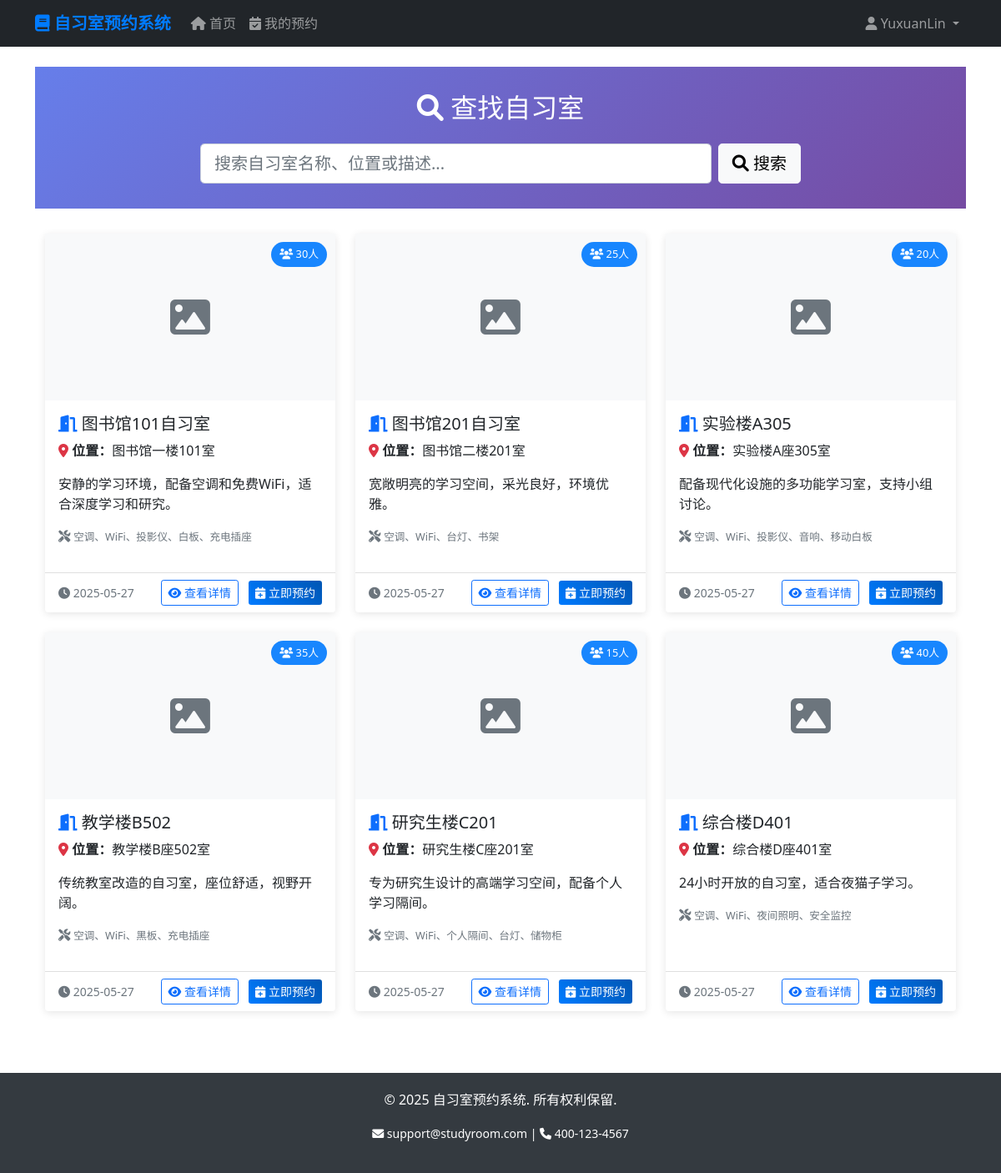
Screenshot of / (signed in) with the database file from the repository.
### accounts/models.py (models this page shows, shortened)
class User(AbstractUser):
    USER_TYPE_CHOICES = [
        ('student', '学生'),
        ('teacher', '教师'),
        ('admin', '管理员'),
    ]
    user_type = models.CharField(
        max_length=10,
        choices=USER_TYPE_CHOICES,
        default='student',
        verbose_name='用户类型'
    )
    phone = models.CharField(
        max_length=11,
        blank=True,
        null=True,
        verbose_name='手机号'
    )
    student_id = models.CharField(
        max_length=20,
        blank=True,
        null=True,
        verbose_name='学号/工号'
    )
    avatar = models.ImageField(
        upload_to='avatars/',
        blank=True,
        null=True,
        verbose_name='头像'
    )
    created_at = models.DateTimeField(auto_now_add=True, verbose_name='创建时间')
    updated_at = models.DateTimeField(auto_now=True, verbose_name='更新时间')
    class Meta:
        verbose_name = '用户'
        verbose_name_plural = '用户'

### rooms/models.py (models this page shows, shortened)
class StudyRoom(models.Model):
    name = models.CharField(max_length=100, verbose_name='自习室名称')
    description = models.TextField(blank=True, verbose_name='描述')
    capacity = models.PositiveIntegerField(verbose_name='容量')
    location = models.CharField(max_length=200, verbose_name='位置')
    equipment = models.TextField(blank=True, verbose_name='设备')
    image = models.ImageField(
        upload_to='room_images/',
        blank=True,
        null=True,
        verbose_name='图片'
    )
    is_active = models.BooleanField(default=True, verbose_name='是否启用')
    created_at = models.DateTimeField(auto_now_add=True, verbose_name='创建时间')
    updated_at = models.DateTimeField(auto_now=True, verbose_name='更新时间')
    class Meta:
        verbose_name = '自习室'
        verbose_name_plural = '自习室'
        ordering = ['name']

### rooms/views.py (the view)
# urls.py: path('', views.RoomListView.as_view(), name='room_list'),
class RoomListView(LoginRequiredMixin, ListView):
    model = StudyRoom
    template_name = 'rooms/room_list.html'
    context_object_name = 'rooms'
    paginate_by = 12
    def get_queryset(self):
        queryset = StudyRoom.objects.filter(is_active=True)
        search = self.request.GET.get('search')
        if search:
            queryset = queryset.filter(
                Q(name__icontains=search) |
                Q(location__icontains=search) |
                Q(description__icontains=search)
            )
        return queryset.order_by('name')
    def get_context_data(self, **kwargs):
        context = super().get_context_data(**kwargs)
        context['search'] = self.request.GET.get('search', '')
        return context

### templates/rooms/room_list.html (shortened to what this page needs)
{% extends 'base.html' %}
{% block content %}
<div class="search-box text-white">
    <div class="container">
        <div class="row justify-content-center">
            <div class="col-md-8">
                <h2 class="text-center mb-4">
                    <i class="fas fa-search"></i> 查找自习室
                </h2>                <form method="get" class="d-flex">
                    <input type="text"
                           class="form-control form-control-lg me-2"
                           name="search"
                           placeholder="搜索自习室名称、位置或描述..."
                           value="{{ search }}">
                    <button type="submit" class="btn btn-light btn-lg text-nowrap">
                        <i class="fas fa-search"></i> 搜索
                    </button>
                </form>
            </div>
        </div>
    </div>
</div>
<div class="container">
    <div class="row">
        {% for room in rooms %}
        <div class="col-lg-4 col-md-6 mb-4">
            <div class="card room-card h-100">
                <div class="position-relative">
                    {% if room.image %}
                    <img src="{{ room.image.url }}" class="room-image" alt="{{ room.name }}">
                    {% else %}
                    <div class="room-image bg-light d-flex align-items-center justify-content-center">
                        <i class="fas fa-image fa-3x text-muted"></i>
                    </div>
                    {% endif %}
                    <span class="capacity-badge">
                        <i class="fas fa-users"></i> {{ room.capacity }}人
                    </span>
                </div>
                <div class="card-body">
                    <h5 class="card-title">
                        <i class="fas fa-door-open text-primary"></i> {{ room.name }}
                    </h5>
                    <p class="card-text">
                        <i class="fas fa-map-marker-alt text-danger"></i>
                        <strong>位置：</strong>{{ room.location }}
                    </p>
                    {% if room.description %}
                    <p class="card-text">{{ room.description|truncatewords:15 }}</p>
                    {% endif %}
                    {% if room.equipment %}
                    <div class="room-features mb-3">
                        <i class="fas fa-tools"></i>
                        <small>{{ room.equipment|truncatewords:8 }}</small>
                    </div>
                    {% endif %}
                </div>
                <div class="card-footer bg-transparent">
                    <div class="d-flex justify-content-between align-items-center">
                        <span class="text-muted small">
                            <i class="fas fa-clock"></i>
                            {{ room.created_at|date:"Y-m-d" }}
                        </span>
                        <div>
                            <a href="{% url 'rooms:room_detail' room.pk %}"
                               class="btn btn-outline-primary btn-sm me-2">
                                <i class="fas fa-eye"></i> 查看详情
                            </a>
                            <a href="{% url 'bookings:booking_create' room.pk %}"
                               class="btn btn-primary btn-sm">
                                <i class="fas fa-calendar-plus"></i> 立即预约
                            </a>
                        </div>
                    </div>
                </div>
            </div>
        </div>
        {% endfor %}
    </div>
</div>
{% endblock %}

### templates/base.html (shortened to what this page needs)
<!DOCTYPE html>
<html lang="zh-cn">
<head>
    <link href="https://cdn.jsdelivr.net/npm/bootstrap@5.1.3/dist/css/bootstrap.min.css" rel="stylesheet">
    <link href="https://cdnjs.cloudflare.com/ajax/libs/font-awesome/6.0.0/css/all.min.css" rel="stylesheet">
</head>
<body>
    <nav class="navbar navbar-expand-lg navbar-dark bg-dark">
        <div class="container">
            <a class="navbar-brand" href="{% url 'rooms:room_list' %}">
                <i class="fas fa-book"></i> 自习室预约系统
            </a>
            <div class="collapse navbar-collapse" id="navbarNav">
                <ul class="navbar-nav me-auto">
                    <li class="nav-item">
                        <a class="nav-link" href="{% url 'rooms:room_list' %}">
                            <i class="fas fa-home"></i> 首页
                        </a>
                    </li>
                    {% if user.is_authenticated %}
                    <li class="nav-item">
                        <a class="nav-link" href="{% url 'bookings:booking_list' %}">
                            <i class="fas fa-calendar-check"></i> 我的预约
                        </a>
                    </li>
                    {% endif %}
                </ul>
                <ul class="navbar-nav">
                    {% if user.is_authenticated %}
                    <li class="nav-item dropdown">
                        <a class="nav-link dropdown-toggle" href="#" id="navbarDropdown" role="button" data-bs-toggle="dropdown">
                            <i class="fas fa-user"></i> {{ user.username }}
                        </a>
                    </li>
                    {% endif %}
                </ul>
            </div>
        </div>
    </nav>
    <main class="container my-4">
        {% block content %}{% endblock %}
    </main>
    <footer class="text-center">
        <div class="container">
            <p>&copy; 2025 自习室预约系统. 所有权利保留.</p>
            <p>
                <small>
                    <i class="fas fa-envelope"></i> support@studyroom.com |
                    <i class="fas fa-phone"></i> 400-123-4567
                </small>
            </p>
        </div>
    </footer>
</body>
</html>

### templates/base.html (style rules this page uses)
.navbar-brand { font-weight: bold; color: #007bff !important; }
.card { transition: transform 0.2s; border: none; box-shadow: 0 2px 10px rgba(0,0,0,0.1); }
.btn-primary { background: linear-gradient(45deg, #007bff, #0056b3); border: none; }
footer { background-color: #343a40; color: white; padding: 20px 0; margin-top: 50px; }

### templates/rooms/room_list.html (style rules this page uses)
.room-card { height: 100%; transition: all 0.3s ease; }
.room-image { height: 200px; object-fit: cover; width: 100%; }
.search-box { background: linear-gradient(135deg, #667eea 0%, #764ba2 100%); padding: 30px 0; margin-bottom: 30px; }
.capacity-badge { position: absolute; top: 10px; right: 10px; background: rgba(0, 123, 255, 0.9); color: white; padding: 5px 10px; border-radius: 15px; font-size: 0.8rem; }
.room-features { font-size: 0.9rem; color: #6c757d; }

### rows the page displays
User: username "YuxuanLin"
StudyRoom: capacity "30", name "图书馆101自习室", location "图书馆一楼101室", description "安静的学习环境，配备空调和免费WiFi，适合深度学习和研究。", equipment "空调、WiFi、投影仪、白板、充电插座", created_at "2025-05-27"
StudyRoom: capacity "25", name "图书馆201自习室", location "图书馆二楼201室", description "宽敞明亮的学习空间，采光良好，环境优雅。", equipment "空调、WiFi、台灯、书架", created_at "2025-05-27"
StudyRoom: capacity "20", name "实验楼A305", location "实验楼A座305室", description "配备现代化设施的多功能学习室，支持小组讨论。", equipment "空调、WiFi、投影仪、音响、移动白板", created_at "2025-05-27"
StudyRoom: capacity "35", name "教学楼B502", location "教学楼B座502室", description "传统教室改造的自习室，座位舒适，视野开阔。", equipment "空调、WiFi、黑板、充电插座", created_at "2025-05-27"
StudyRoom: capacity "15", name "研究生楼C201", location "研究生楼C座201室", description "专为研究生设计的高端学习空间，配备个人学习隔间。", equipment "空调、WiFi、个人隔间、台灯、储物柜", created_at "2025-05-27"
StudyRoom: capacity "40", name "综合楼D401", location "综合楼D座401室", description "24小时开放的自习室，适合夜猫子学习。", equipment "空调、WiFi、夜间照明、安全监控", created_at "2025-05-27"
